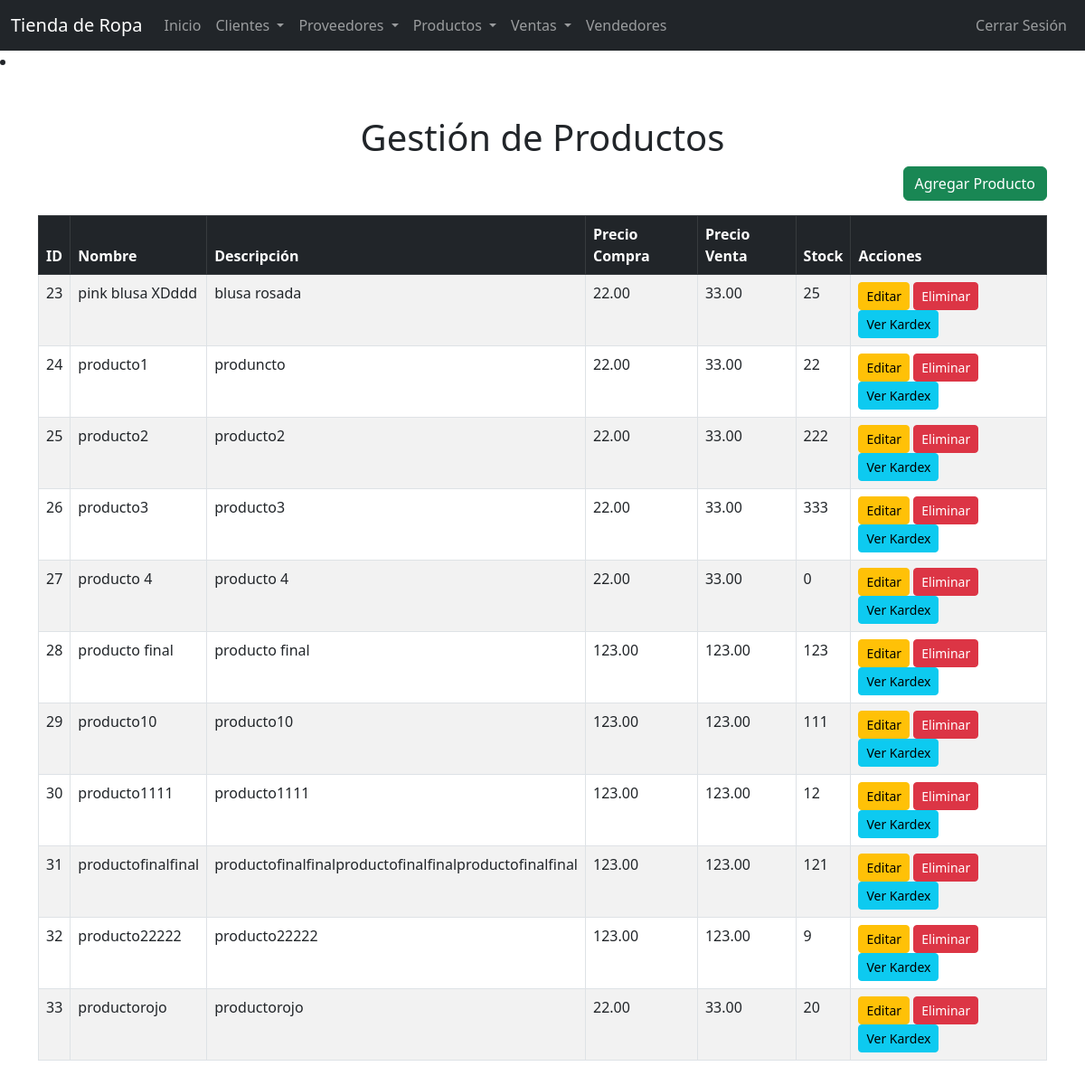
The app's page /productos.php (signed in) with its own data.
### tables this page shows
CREATE TABLE `productos` (
  `id` int(11) NOT NULL,
  `nombre` varchar(100) NOT NULL,
  `descripcion` text DEFAULT NULL,
  `precio_compra` decimal(10,2) NOT NULL,
  `precio_venta` decimal(10,2) NOT NULL,
  `stock` int(11) NOT NULL DEFAULT 0,
  `imagen` varchar(255) DEFAULT NULL
);

### productos.php (the view, shortened to what this page needs)
<?php
include 'config.php';
$query = $conn->query("SELECT * FROM productos");
$productos = $query->fetchAll(PDO::FETCH_ASSOC);
include 'navbar.php';
?>
<!DOCTYPE html>
<html lang="es">
<head>
    <link href="https://cdn.jsdelivr.net/npm/bootstrap@5.3.0-alpha3/dist/css/bootstrap.min.css" rel="stylesheet">
</head>
<body>
    <div class="container my-5">
        <h1 class="text-center">Gestión de Productos</h1>
        <div class="text-end mb-3">
            <a href="agregar_producto.php" class="btn btn-success">Agregar Producto</a>
        </div>
        <table class="table table-bordered table-striped">
            <thead class="table-dark">
                <tr>
                    <th>ID</th>
                    <th>Nombre</th>
                    <th>Descripción</th>
                    <th>Precio Compra</th>
                    <th>Precio Venta</th>
                    <th>Stock</th>
                    <th>Acciones</th>
                </tr>
            </thead>
            <tbody>
                <?php foreach ($productos as $producto): ?>
                <tr>
                    <td><?= $producto['id'] ?></td>
                    <td><?= $producto['nombre'] ?></td>
                    <td><?= $producto['descripcion'] ?></td>
                    <td><?= $producto['precio_compra'] ?></td>
                    <td><?= $producto['precio_venta'] ?></td>
                    <td><?= $producto['stock'] ?></td>
                    <td>
                        <a href="editar_producto.php?id=<?= $producto['id'] ?>" class="btn btn-warning btn-sm">Editar</a>
                        <a href="eliminar_producto.php?id=<?= $producto['id'] ?>" class="btn btn-danger btn-sm" onclick="return confirm('¿Estás seguro de que deseas eliminar este producto?');">Eliminar</a>
                        <a href="kardex.php?producto_id=<?= $producto['id'] ?>" class="btn btn-info btn-sm">Ver Kardex</a>
                    </td>
                </tr>
                <?php endforeach; ?>
            </tbody>
        </table>
    </div>
</body>
</html>

### records on screen
productos: id "23", nombre "pink blusa XDddd", descripcion "blusa rosada", precio_compra "22.00", precio_venta "33.00", stock "25"
productos: id "24", nombre "producto1", descripcion "produncto", precio_compra "22.00", precio_venta "33.00", stock "22"
productos: id "25", nombre "producto2", descripcion "producto2", precio_compra "22.00", precio_venta "33.00", stock "222"
productos: id "26", nombre "producto3", descripcion "producto3", precio_compra "22.00", precio_venta "33.00", stock "333"
productos: id "27", nombre "producto 4", descripcion "producto 4", precio_compra "22.00", precio_venta "33.00", stock "0"
productos: id "28", nombre "producto final", descripcion "producto final", precio_compra "123.00", precio_venta "123.00", stock "123"
productos: id "29", nombre "producto10", descripcion "producto10", precio_compra "123.00", precio_venta "123.00", stock "111"
productos: id "30", nombre "producto1111", descripcion "producto1111", precio_compra "123.00", precio_venta "123.00", stock "12"
productos: id "31", nombre "productofinalfinal", descripcion "productofinalfinalproductofinalfinalproductofinalfinal", precio_compra "123.00", precio_venta "123.00", stock "121"
productos: id "32", nombre "producto22222", descripcion "producto22222", precio_compra "123.00", precio_venta "123.00", stock "9"
productos: id "33", nombre "productorojo", descripcion "productorojo", precio_compra "22.00", precio_venta "33.00", stock "20"
